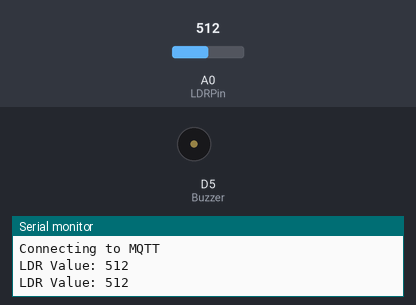
A sketch run on a simulated ESP8266 (NodeMCU). On the bench: buzzer (waves = sounding, pin HIGH), the last lines printed to the serial monitor. The inputs (shaded band) are chosen by the test bench; at power-on: A0 (LDRPin) = 512. WiFi joins after 1.5 s; servers stay silent unless stated; no MQTT or app messages arrive unless stated.

Above: at 2.7 s.
2.8 s: A0 (LDRPin) set to 483
At 4.3 s:
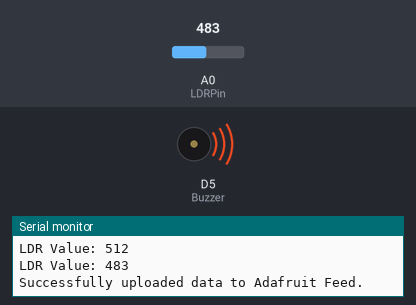
Timing chart, 0 to 12.9 s (numbered marks = the images above; inputs shaded):
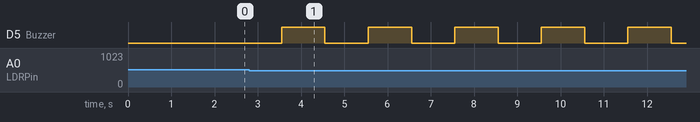

Measured:
- the behaviour switches between 500 and 499 on A0 (LDRPin) (found by bisection; images 0 and 1)
- after the input at 2.8 s, D5 (Buzzer): alternates HIGH for 1.0 s and LOW for 1.0 s, starting after 0.75 s

The sketch:

NodeMCU_LDR.ino
```cpp
#include <ESP8266WiFi.h> //Library for WiFi functionalities
#include <Adafruit_MQTT_Client.h> //Library for Adafruit MQTT Client

//Adafruit Details
#define server "io.adafruit.com"
#define port 1883
#define IO_USERNAME  "AIO_USERNAME"
#define IO_KEY       "AIO_KEY"

String ssid = "WIFI_SSID"; //SSID of your WiFi
String password = "WIFI_PASSWORD"; //Password of your WiFi

WiFiClient esp; //Create a WiFi Client

//Creation of Adafruit MQTT Client
Adafruit_MQTT_Client mqtt(&esp, server, port, IO_USERNAME, IO_KEY);
//Variable for publishing data to Adafruit Feed
Adafruit_MQTT_Publish feed = Adafruit_MQTT_Publish(&mqtt, IO_USERNAME"/feeds/intrusion");

int LDRPin = A0; //Initialize the LDR pin
int Buzzer = D5; //Initialize the Buzzer pin
int LDRvalue; //Stores LDR values
bool dataPublished = false; //Tracks whether the data is published to Adafruit feed or not

void setup()
{
  Serial.begin(115200); //Initialisation of NodeMCU Serial
  pinMode(LDRPin, INPUT); //Defining the direction of LDR
  pinMode(Buzzer, OUTPUT); //Defining the direction of Buzzer

  //Connecting NodeMCU to WiFi
  Serial.println("");
  Serial.print("Connecting to ");
  Serial.println(ssid);
  WiFi.begin(ssid, password);
  while (WiFi.status() != WL_CONNECTED)
  {
    delay(500);
    Serial.print(".");
  }
  Serial.println("");
  Serial.println("WiFi connected");
  Serial.println(WiFi.localIP()); //Print the local IP address of NodeMCU
}

void loop()
{
  //Connecting to MQTT
  if(!mqtt.connected()){
    Serial.print("Connecting to MQTT");
    while (mqtt.connect()){
      Serial.print(".");
    }
    Serial.println("");
  }

  //Reads and prints the LDR values
  LDRvalue = analogRead(LDRPin);
  Serial.print("LDR Value: ");
  Serial.println(LDRvalue); // Prints the value on serial monitor

  //If intrusion is detected
  if(LDRvalue < 500) {
    //Publish the data to Adafruit feed and continuously ring the buzzer
    while(1){
      if(!dataPublished && feed.publish("YES")){
        Serial.println("Successfully uploaded data to Adafruit Feed.");
        dataPublished = true;
      }
      digitalWrite(Buzzer, HIGH);
      delay(1000);
      digitalWrite(Buzzer, LOW);
      delay(1000);
    }
  }

 delay(1000);
}
```
